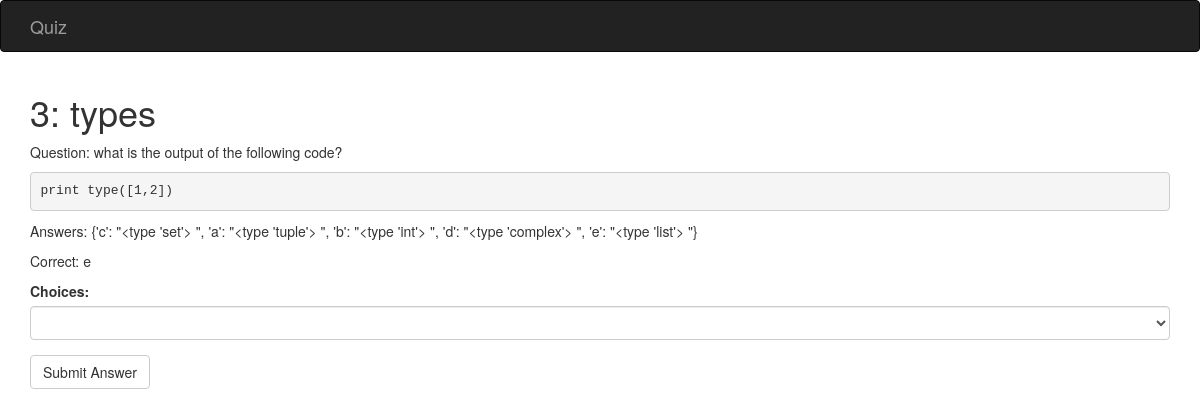
/quiz/3, run on the app's committed database.
### quiz/models.py (models this page shows, shortened)
class Quiz(db.Model):
    id = db.Column(db.Integer, primary_key=True)
    title = db.Column(db.String)
    question = db.Column(db.String)
    code = db.Column(db.String)
    choices = db.Column(db.String)
    correct = db.Column(db.String)
    description = db.Column(db.String)

### quiz/views.py (the view)
@app.route('/quiz/<qid>', methods=['GET', 'POST'])
def quiz(qid):
    if request.method == 'GET':
        quiz = Quiz.query.filter_by(id=qid).first()
        form = QuizForm()
        return render_template('quiz.html', quiz=quiz, form=form)

### quiz/forms.py
class QuizForm(Form):
    answers = SelectField('Choices:')
    submit = SubmitField('Submit Answer')

### quiz/templates/quiz.html (shortened to what this page needs)
{% extends "base.html" %}
{% import 'bootstrap/wtf.html' as wtf %}
{% block page_content %}
<h1>{{ quiz.title }}</h1>
<p>Question: {{ quiz.question }}</p>
<pre>{{ quiz.code }}</pre>
<p>Answers: {{ quiz.choices }}</p>
<p>Correct: {{ quiz.correct }}</p>
{{ wtf.quick_form(form) }}
{% endblock %}

### data on the page
Quiz: title "3: types", question "what is the output of the following code?", code "print type([1,2])", choices "{'c': \"<type 'set'> \", 'a': \"<type 'tuple'> \", 'b': \"<type 'int'> \", 'd': \"<type 'complex'> \", 'e': \"<type 'list'> \"}", correct "e"
